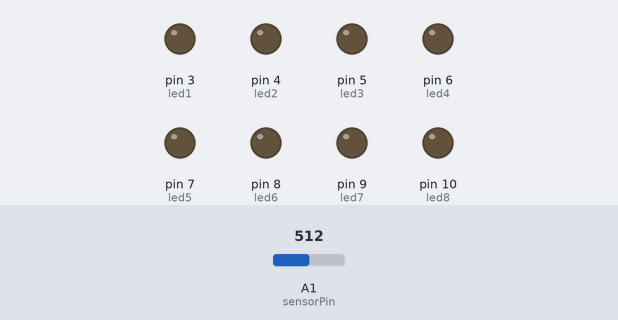
A sketch run on a simulated Arduino Uno, built with avr-gcc and run on an emulated ATmega328P. Shown: output pins drawn as LEDs (lit = HIGH). Inputs (shaded band) come from the test bench; at power-on: A1 (sensorPin) = 512. What the sketch prints to the serial monitor is not drawn.

Above: at 1.2 s.
1.3 s: A1 (sensorPin) set to 122
2.8 s: A1 (sensorPin) set to 104
At 3.8 s:
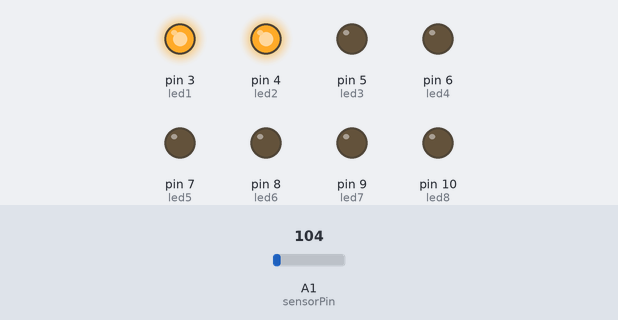
4.3 s: A1 (sensorPin) set to 89
5.8 s: A1 (sensorPin) set to 71
At 7.0 s:
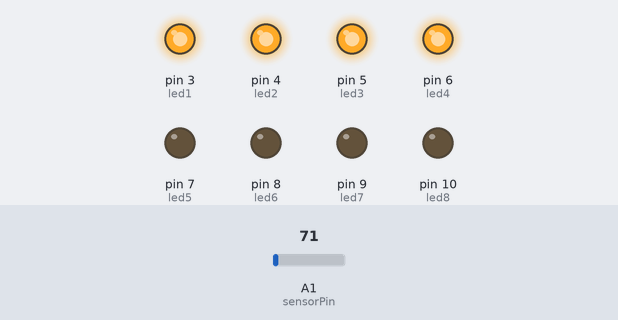
7.3 s: A1 (sensorPin) set to 53
8.8 s: A1 (sensorPin) set to 47
At 9.5 s:
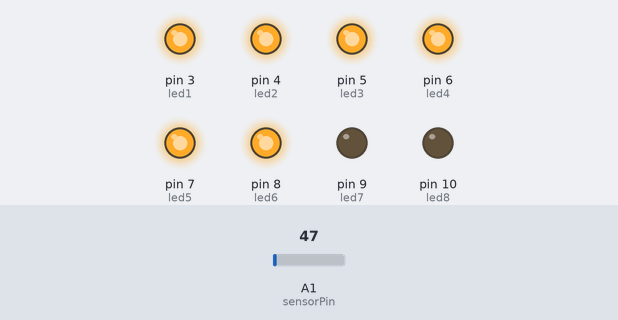
Timing chart, 0 to 11.3 s (numbered marks = the images above; inputs shaded):
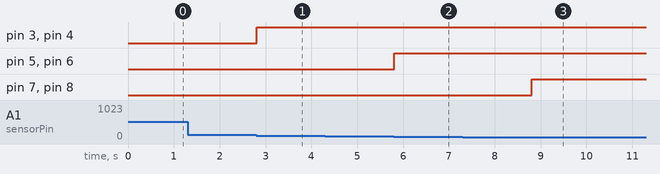

Measured:
- the behaviour switches between 110 and 109 on A1 (sensorPin) (found by bisection; images 0 and 1)
- the behaviour switches between 80 and 79 on A1 (sensorPin) (found by bisection; images 1 and 2)
- the behaviour switches between 50 and 49 on A1 (sensorPin) (found by bisection; images 2 and 3)
- after the input at 2.8 s, pin 3 (led1), pin 4 (led2): LOW → HIGH at once
- after the input at 5.8 s, pin 5 (led3), pin 6 (led4): LOW → HIGH at once
- after the input at 8.8 s, pin 7 (led5), pin 8 (led6): LOW → HIGH at once

The sketch:

ldr.ino
```cpp
// to experiment with LDR
int sensorPin = A1; // select the input pin for LDR
int led1 = 3;//digital pin D3
int led2 = 4;//digital pin D4
int led3 = 5;//digital pin D5
int led4 = 6;//digital pin D6
int led5 = 7;//digital pin D7
int led6 = 8;//digital pin D8
int led7 = 9;//digital pin D9
int led8 = 10;//digital pin D10
int sensorValue = 0; // variable to store the value coming from the sensor
void setup() {
Serial.begin(9600); //sets serial port for communication
pinMode(led1,OUTPUT);//set digital input as OUTPUT
pinMode(led2,OUTPUT);
pinMode(led3,OUTPUT);
pinMode(led4,OUTPUT);
pinMode(led5,OUTPUT);
pinMode(led6,OUTPUT);
pinMode(led7,OUTPUT);
pinMode(led8,OUTPUT);
pinMode(sensorPin,INPUT);//A1 input as INPUT
}
void loop() {
sensorValue = analogRead(sensorPin); // read the value from the sensor
Serial.println(sensorValue); //prints the values coming from the sensor on the screen

//The range for LDR is from 0 tu 160
if (sensorValue <20){
digitalWrite(led1,HIGH);
digitalWrite(led2,HIGH);
digitalWrite(led3,HIGH);
digitalWrite(led4,HIGH);
digitalWrite(led5,HIGH);
digitalWrite(led6,HIGH);
digitalWrite(led7,HIGH);
digitalWrite(led8,HIGH);}

if (sensorValue>20 && sensorValue <50){
digitalWrite(led1,HIGH);
digitalWrite(led2,HIGH);
digitalWrite(led3,HIGH);
digitalWrite(led4,HIGH);
digitalWrite(led5,HIGH);
digitalWrite(led6,HIGH);
digitalWrite(led7,LOW);
digitalWrite(led8,LOW);}

if (sensorValue>50 && sensorValue <80){
digitalWrite(led1,HIGH);
digitalWrite(led2,HIGH);
digitalWrite(led3,HIGH);
digitalWrite(led4,HIGH);
digitalWrite(led5,LOW);
digitalWrite(led6,LOW);
digitalWrite(led7,LOW);
digitalWrite(led8,LOW);}

if (sensorValue>80 && sensorValue <110){
digitalWrite(led1,HIGH);
digitalWrite(led2,HIGH);
digitalWrite(led3,LOW);
digitalWrite(led4,LOW);
digitalWrite(led5,LOW);
digitalWrite(led6,LOW);
digitalWrite(led7,LOW);
digitalWrite(led8,LOW);}

if (sensorValue > 150){
digitalWrite(led1,LOW);
digitalWrite(led2,LOW);
digitalWrite(led3,LOW);
digitalWrite(led4,LOW);
digitalWrite(led5,LOW);
digitalWrite(led6,LOW);
digitalWrite(led7,LOW);
digitalWrite(led8,LOW);
}
}
```
